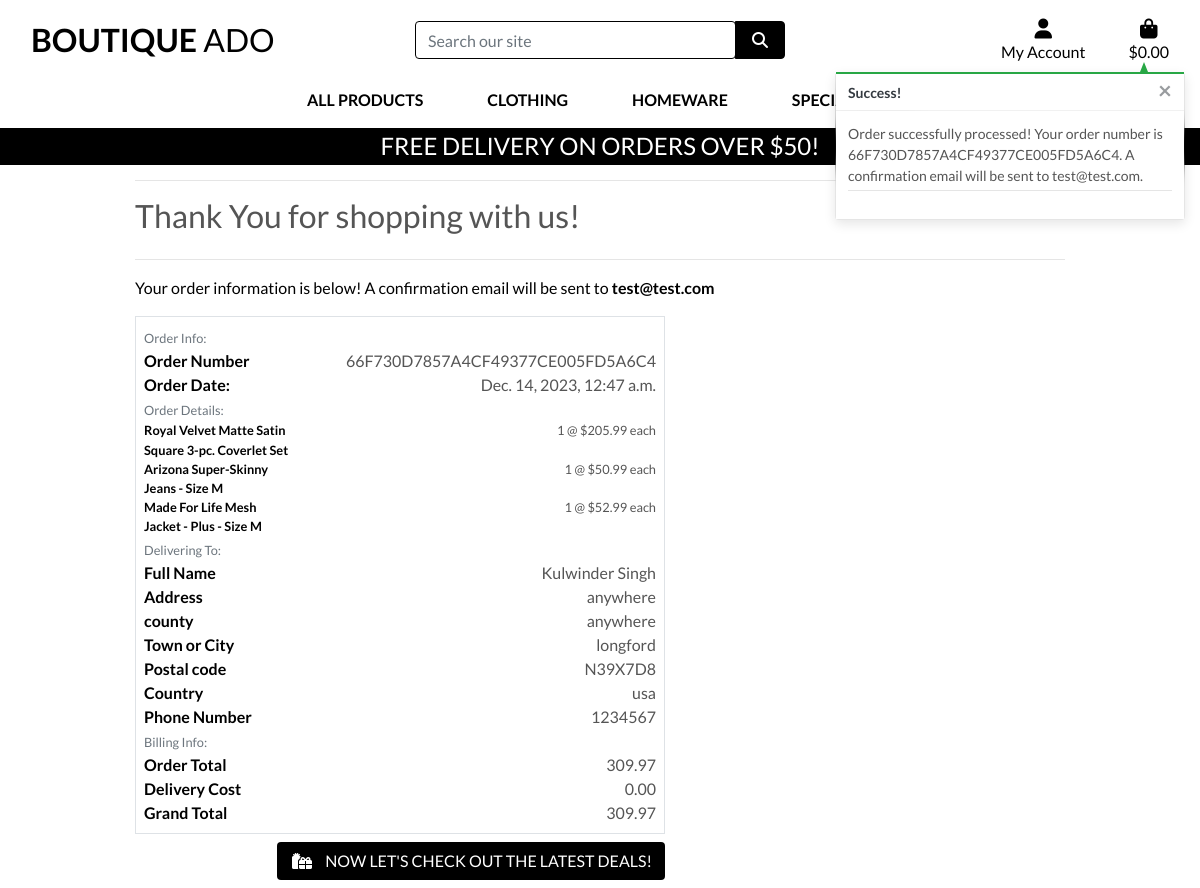
The page /checkout/checkout_success/66F730D7857A4CF49377CE005FD5A6C4 on the database its author committed.
### checkout/models.py (models this page shows, shortened)
class Order(models.Model):
    order_number = models.CharField(max_length=32, null=False, editable=False)
    full_name = models.CharField(max_length=50, null=False, blank=False)
    email = models.EmailField(max_length=254, null=False, blank=False)
    phone_number = models.CharField(max_length=20, null=False, blank=False)
    country = models.CharField(max_length=40, null=False, blank=False)
    postcode = models.CharField(max_length=20, null=True, blank=True)
    town_or_city = models.CharField(max_length=40, null=False, blank=False)
    street_address1 = models.CharField(max_length=80, null=False, blank=False)
    street_address2 = models.CharField(max_length=80, null=True, blank=True)
    county = models.CharField(max_length=80, null=True, blank=True)
    date = models.DateTimeField(auto_now_add=True)
    delivery_cost = models.DecimalField(max_digits=6, decimal_places=2, null=False, default=0)
    order_total = models.DecimalField(max_digits=10, decimal_places=2, null=False, default=0)
    grand_total = models.DecimalField(max_digits=10, decimal_places=2, null=False, default=0)

class OrderLineItem(models.Model):
    order = models.ForeignKey(Order, null=False, blank=False, on_delete=models.CASCADE, related_name='lineitems')
    product = models.ForeignKey(Product, null=False, blank=False, on_delete=models.CASCADE)
    product_size = models.CharField(max_length=2, null=True, blank=True) # XS, S, M, L, XL
    quantity = models.IntegerField(null=False, blank=False, default=0)
    lineitem_total = models.DecimalField(max_digits=6, decimal_places=2, null=False, blank=False, editable=False)

### products/models.py (models this page shows, shortened)
class Product(models.Model):
    category = models.ForeignKey('Category', null=True, blank=True, on_delete=models.SET_NULL)
    sku = models.CharField(max_length=254, null=True, blank=True)
    name = models.CharField(max_length=254)
    description = models.TextField()
    has_sizes = models.BooleanField(default=False, null=True, blank=True)
    price = models.DecimalField(max_digits=6, decimal_places=2)
    rating = models.DecimalField(max_digits=6, decimal_places=2, null=True, blank=True)
    image_url = models.URLField(max_length=1024, null=True, blank=True)
    image = models.ImageField(null=True, blank=True)

### checkout/views.py (the view)
def checkout_success(request, order_number):
    save_info = request.session.get('save_info')
    order = get_object_or_404(Order, order_number=order_number)
    messages.success(request, f'Order successfully processed! \
        Your order number is {order_number}. A confirmation \
        email will be sent to {order.email}.')
    if 'bag' in request.session:
        del request.session['bag']
    template = 'checkout/checkout_success.html'
    context = {
        'order': order,
    }
    return render(request, template, context)

### bag/contexts.py (called while the page is built, shortened)
def bag_contents(request):
    bag_items = []
    total = 0
    product_count = 0
    bag = request.session.get('bag', {})
    if total < settings.FREE_DELIVERY_THRESHOLD:
        delivery = total * Decimal(settings.STANDARD_DELIVERY_PERCENTAGE / 100)
        free_delivery_delta = settings.FREE_DELIVERY_THRESHOLD - total
    else:
        delivery = 0
        free_delivery_delta = 0
    grand_total = delivery + total
    context = {
        'bag_items': bag_items,
        'total': total,
        'product_count': product_count,
        'delivery': delivery,
        'free_delivery_delta': free_delivery_delta,
        'free_delivery_threshold': settings.FREE_DELIVERY_THRESHOLD,
        'grand_total': grand_total,
    }
    return context

### checkout/templates/checkout/checkout_success.html (shortened to what this page needs)
{% extends "base.html" %}
{% load static %}
{% block extra_css %}
<link rel="stylesheet" href="{% static 'checkout/css/checkout.css' %}">
{% endblock %}
{% block page_header %}
<div class="container header-container">
</div>
{% endblock %}
{% block content %}
<div class="overlay"></div>
<div class="container">
    <div class="row">
        <div class="col">
            <hr>
            <h2 class="mb-4">Thank You for shopping with us!</h2>
            <hr>
            <p class="text-black">Your order information is below! A confirmation email will be sent to
                <strong>{{order.email}}</strong></p>
        </div>
    </div>
    <div class="row">
        <div class="col-12 col-lg-7">
            <div class="order-confirmation-wrapper p-2 border">
                <div class="row">
                    <div class="col">
                        <small class="text-muted">Order Info:</small>
                    </div>
                </div>
                <div class="row">
                    <div class="col-12 col-md-4">
                        <p class="mb-0 text-black font-weight-bold">Order Number</p>
                    </div>
                    <div class="col-12 col-md-8 text-md-right">
                        <p class="mb-0">{{ order.order_number }}</p>
                    </div>
                </div>
                <div class="row">
                    <div class="col-12 col-md-4">
                        <p class="mb-0 text-black font-weight-bold">Order Date:</p>
                    </div>
                    <div class="col-12 col-md-8 text-md-right">
                        <p class="mb-0">{{ order.date }}</p>
                    </div>
                </div>
                <div class="row">
                    <div class="col">
                        <small class="text-muted">Order Details:</small>
                    </div>
                </div>
                {% for item in order.lineitems.all %}
                <div class="row">
                    <div class="col-12 col-md-4">
                        <p class="small mb-0 text-black font-weight-bold">
                            {{ item.product.name }} {% if item.product_size %} - Size {{ item.product_size|upper }} {% endif %}
                        </p>
                    </div>
                    <div class="col-12 col-md-8 text-md-right">
                        <p class="small mb-0">{{ item.quantity }} @ ${{ item.product.price }} each</p>
                    </div>
                </div>
                {% endfor %}
                <div class="row">
                    <div class="col">
                        <small class="text-muted">Delivering To:</small>
                    </div>
                </div>
                <div class="row">
                    <div class="col-12 col-md-4">
                        <p class="mb-0 text-black font-weight-bold">Full Name</p>
                    </div>
                    <div class="col-12 col-md-8 text-md-right">
                        <p class="mb-0">{{ order.full_name }}</p>
                    </div>
                </div>
                <div class="row">
                    <div class="col-12 col-md-4">
                        <p class="mb-0 text-black font-weight-bold"> Address</p>
                    </div>
                    <div class="col-12 col-md-8 text-md-right">
                        <p class="mb-0">{{ order.street_address1 }}</p>
                    </div>
                </div>
                {% if order.county %}
                <div class="row">
                    <div class="col-12 col-md-4">
                        <p class="mb-0 text-black font-weight-bold">county</p>
                    </div>
                    <div class="col-12 col-md-8 text-md-right">
                        <p class="mb-0">{{ order.county }}</p>
                    </div>
                </div>
                {% endif %}
                <div class="row">
                    <div class="col-12 col-md-4">
                        <p class="mb-0 text-black font-weight-bold">Town or City</p>
                    </div>
                    <div class="col-12 col-md-8 text-md-right">
                        <p class="mb-0">{{ order.town_or_city }}</p>
                    </div>
                </div>
                {% if order.postcode %}
                <div class="row">
                    <div class="col-12 col-md-4">
                        <p class="mb-0 text-black font-weight-bold">Postal code</p>
                    </div>
                    <div class="col-12 col-md-8 text-md-right">
                        <p class="mb-0">{{ order.postcode }}</p>
                    </div>
                </div>
                {% endif %}
                <div class="row">
                    <div class="col-12 col-md-4">
                        <p class="mb-0 text-black font-weight-bold">Country</p>
                    </div>
                    <div class="col-12 col-md-8 text-md-right">
                        <p class="mb-0">{{ order.country }}</p>
                    </div>
                </div>
                <div class="row">
                    <div class="col-12 col-md-4">
                        <p class="mb-0 text-black font-weight-bold">Phone Number</p>
                    </div>
                    <div class="col-12 col-md-8 text-md-right">
                        <p class="mb-0">{{ order.phone_number }}</p>
                    </div>
                </div>
                <div class="row">
                    <div class="col">
                        <small class="text-muted">Billing Info:</small>
                    </div>
                </div>
                <div class="row">
                    <div class="col-12 col-md-4">
                        <p class="mb-0 text-black font-weight-bold">Order Total</p>
                    </div>
                    <div class="col-12 col-md-8 text-md-right">
                        <p class="mb-0">{{ order.order_total }}</p>
                    </div>
                </div>
                <div class="row">
                    <div class="col-12 col-md-4">
                        <p class="mb-0 text-black font-weight-bold">Delivery Cost</p>
                    </div>
                    <div class="col-12 col-md-8 text-md-right">
                        <p class="mb-0">{{ order.delivery_cost }}</p>
                    </div>
                </div>
                <div class="row">
                    <div class="col-12 col-md-4">
                        <p class="mb-0 text-black font-weight-bold">Grand Total</p>
                    </div>
                    <div class="col-12 col-md-8 text-md-right">
                        <p class="mb-0">{{ order.grand_total }}</p>
                    </div>
                </div>
            </div>
        </div>
    </div>
    <div class="row">
        <div class="col-12 col-lg-7 text-right">
            <a href="{% url 'products' %}?category=new_arrivals,deals,clearance" class="btn btn-black rounded my-2">
                <span class="icon mr-2">
                    <i class="fas fa-gifts"></i>
                </span>
                <span class="text-uppercase">Now let's check out the latest deals!</span>
            </a>
        </div>
    </div>
</div>
{% endblock %}

### static/css/base.css (style rules this page uses)
html { height: 100%; }
body { background: url('/media/homepage_background_cropped.jpg') no-repeat center center fixed; background-size: cover; height: calc(100vh - 164px); color: #555; font-family: 'Lato'; }
.icon { align-items: center; display: inline-flex; justify-content: center; height: 1.5rem; width: 1.5rem; }
.btn-black { background: black; color: white; }
.text-black { color: #000 !important; }
.overlay { width: 100%; height: 100%; top: 0; left: 0; position: fixed; background: white; z-index: -1; }
@media (min-width: 1200px) { .container { max-width: 80%; } }
@media (min-width: 992px) { .header-container { padding-top: 164px; } }

### rows shown on the page
Order: email "test@test.com", order_number "66F730D7857A4CF49377CE005FD5A6C4", date "Dec. 14, 2023, 12:47 a.m.", full_name "Kulwinder Singh", street_address1 "anywhere", county "anywhere", town_or_city "longford", postcode "N39X7D8", country "usa", phone_number "1234567", order_total "309.97", delivery_cost "0.00", grand_total "309.97"
OrderLineItem: product.name "Royal Velvet Matte Satin Square 3-pc. Coverlet Set", quantity "1", product.price "205.99"
OrderLineItem: product.name "Arizona Super-Skinny Jeans", product_size "M", quantity "1", product.price "50.99"
OrderLineItem: product.name "Made For Life Mesh Jacket - Plus", product_size "M", quantity "1", product.price "52.99"

### other values the page prints
{{ free_delivery_threshold }} "50"
{{ message }} "Order successfully processed! Your order number is 66F730D7857A4CF49377CE005FD5A6C4. A confirmation email will be sent to test@test.com."
